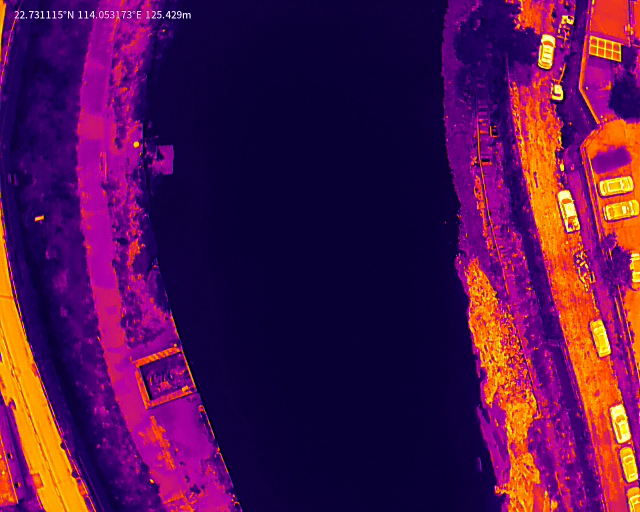
#> input picture 红外/imgs2/DJI_20240822122651_0027_T.JPG, 1280 x 1024 px (shown at 1/2 size)
$ python '传统位置配准-sift.py'   (Python 2 division)
#> lines starting #> are read from the running program, lines starting #| are printed output that depends on the picture; pictures that were not available may be replaced by others from this repository, and a replacement may not be noted
import cv2
import numpy as np

# 读取两张图像
img1 = cv2.imread('imgs2/DJI_20240822122651_0027_T.JPG', 0)  # 灰度模式
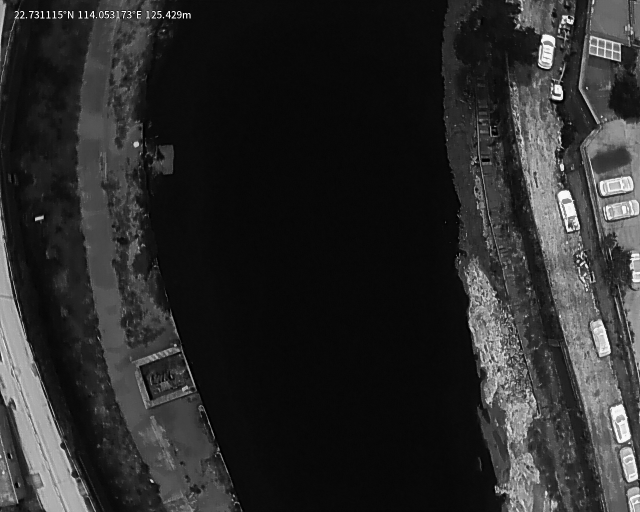
#> img1: shape (1024, 1280) (shown at 1/2 size); min 0, max 255, mean 42.8
img2 = cv2.imread('imgs2/DJI_20240822122652_0027_W.JPG', 0)  # 灰度模式
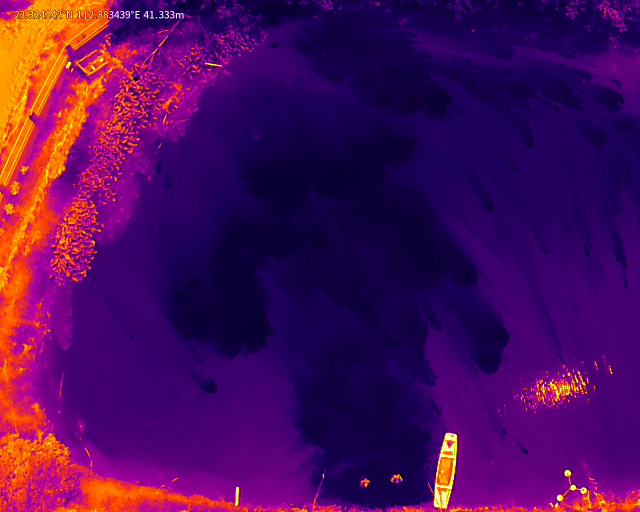
#> input picture 红外/imgs2/DJI_20240423132515_0002_T.JPG, 1280 x 1024 px, given in place of DJI_20240822122652_0027_W.JPG, which was not available (shown at 1/2 size)
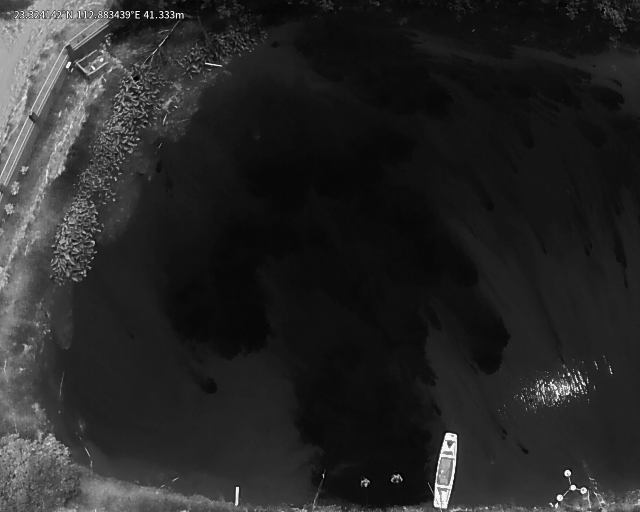
#> img2: shape (1024, 1280) (shown at 1/2 size); min 0, max 255, mean 39.1

# 初始化 SIFT 特征检测器
sift = cv2.SIFT_create()

# 检测和计算特征点和描述符
kp1, des1 = sift.detectAndCompute(img1, None)
#> kp1 = 7577 keypoints; strongest (x, y, size): (327, 35, 1.8), (84, 24, 2.5), (336, 29, 2), (96, 24, 2.5)
kp2, des2 = sift.detectAndCompute(img2, None)
#> kp2 = 4741 keypoints; strongest (x, y, size): (292, 29, 2), (303, 23, 2.5), (272, 23, 2.1), (272, 35, 2.1)

# 使用 FLANN 匹配器进行特征点匹配
FLANN_INDEX_KDTREE = 1
index_params = dict(algorithm=FLANN_INDEX_KDTREE, trees=5)
search_params = dict(checks=50)

flann = cv2.FlannBasedMatcher(index_params, search_params)
matches = flann.knnMatch(des1, des2, k=2)
#> matches = 7577 matches

# 使用 Lowe's ratio test 筛选匹配点
good_matches = []
for m, n in matches:
    if m.distance < 0.7 * n.distance:  # 0.7 是一个常用的阈值
        good_matches.append(m)
#> after the loop, good_matches = 69 matches

# 提取匹配点
pts1 = np.float32([kp1[m.queryIdx].pt for m in good_matches]).reshape(-1, 1, 2)
#> pts1 = 69 rows, first 8: [2.98, 474.1], [48.6, 788.6], [52.2, 917], [52.44, 800.1], [60.65, 928.7], [84.34, 23.52], [84.86, 35.2], [90.56, 35.58]
pts2 = np.float32([kp2[m.trainIdx].pt for m in good_matches]).reshape(-1, 1, 2)
#> pts2 = 69 rows, first 8: [124.6, 324.8], [205, 51.35], [898.1, 992.4], [205, 51.35], [88.82, 250], [303.3, 23.5], [303.9, 35.21], [309.6, 35.48]

# 使用 RANSAC 去除错误匹配并计算透视变换矩阵
matrix, mask = cv2.findHomography(pts1, pts2, cv2.RANSAC, 5.0)
#> matrix = [[0.412, 0.204, 98.88], [-0.0326, 1.08, 1.35], [-0.000849, 0.00123, 1]]; mask = 69 values, max 1 at index 0, min 0 at index 1, mean 0.275

# 应用透视变换到 img1
height, width = img2.shape
#> height = 1024; width = 1280
aligned_img = cv2.warpPerspective(img1, matrix, (width, height))
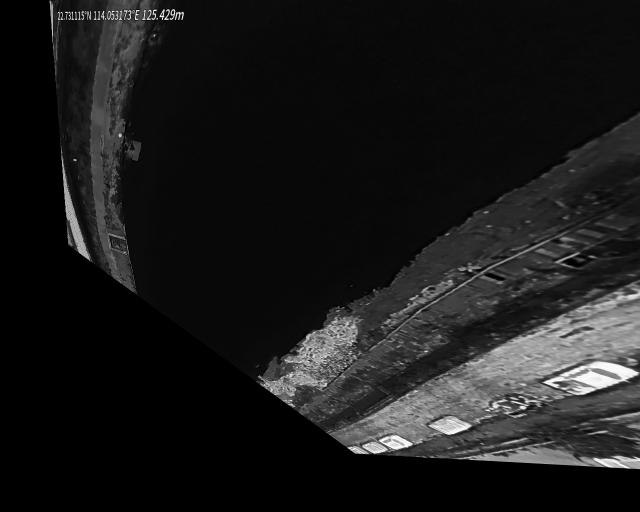
#> aligned_img: shape (1024, 1280) (shown at 1/2 size); min 0, max 255, mean 26.3

# 绘制匹配结果（只绘制通过 RANSAC 筛选的匹配点）
matches_mask = mask.ravel().tolist()
#> matches_mask has the same summary as mask
draw_params = dict(matchColor=(0, 255, 0),  # 绿色为正确匹配
                   singlePointColor=None,
                   matchesMask=matches_mask,  # 只显示通过 RANSAC 筛选的匹配点
                   flags=2)
#> draw_params = 4 items

matched_img = cv2.drawMatches(img1, kp1, img2, kp2, good_matches, None, **draw_params)
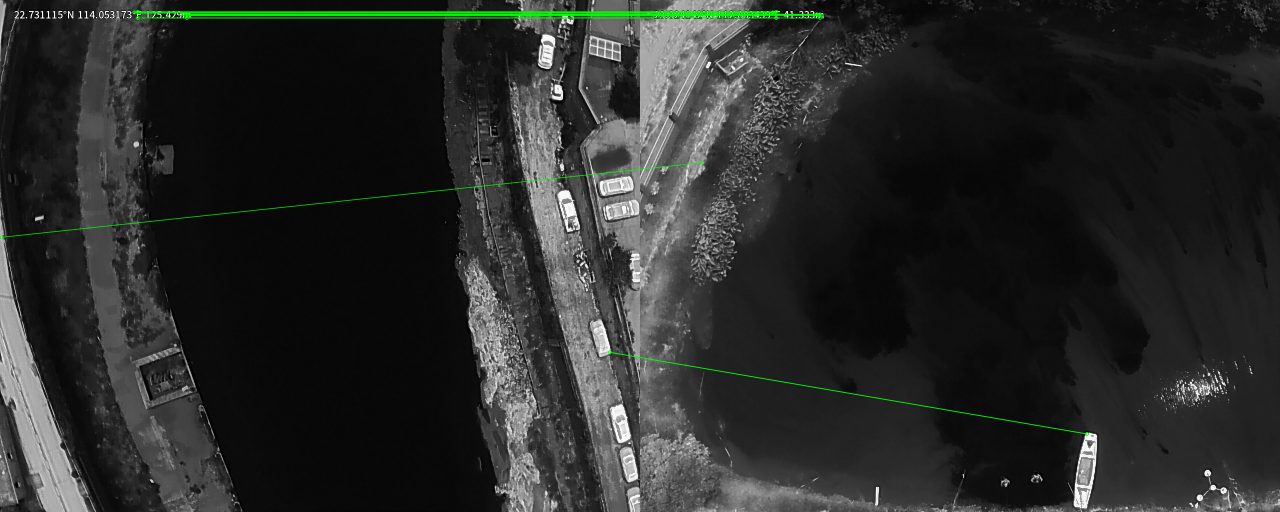
#> matched_img: shape (1024, 2560, 3) (shown at 1/2 size); mean of channels 0, 1, 2 40.6, 42.3, 40.6; drawn as B, G, R

# 显示结果
cv2.imshow('Aligned Image', aligned_img)
cv2.imshow('Matched keypoints', matched_img)
cv2.waitKey(0)
cv2.destroyAllWindows()
